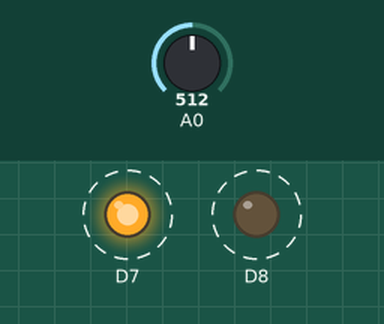
This sketch was run on a simulated ESP8266 (NodeMCU). Parts: output pins drawn as LEDs (lit = HIGH). Dashed ring = blinking. The inputs (shaded band) are chosen by the test bench; at power-on: A0 = 512. What the sketch prints to the serial monitor is not drawn.

Above: at 0.5 s.
Timing chart, 0 to 4.6 s (numbered marks = the images above):
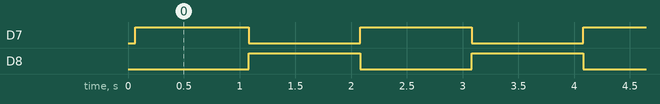

Measured:
- by itself, D7, D8: alternates HIGH for 1.0 s and LOW for 1.0 s

The sketch:

AnalogReadMultipleSensors.ino
```cpp
/* ========= PRODUCT INFORMATION  =========== */
#define FW_REVISION 4
#define FW_NAME "ESP8266 AnalogRead Multiple sensors"
/* -------------------- */

//V_ADC_STEP=3.3/1024 per NomeMCU A0
//V_ADC_STEP=1/1024 per ADC ESP-12
#define V_ADC_STEP  0.00322265625 // Volt per step ADC


/*
 Author: Emanuele Buchicchio
 Created on 07 August 2016
 https://github.com/emanbuc/ESP8266_AnalogRead.git
 http://blog.emanuelebuchicchio.com

*/

float analogValue1=0.00f;
float analogValue2=0.00f;

void setup() {
  Serial.begin(9600);
  delay(20);
  Serial.println("---- SERIAL TEST -----");
  Serial.print("FW Name: ");
  Serial.println(FW_NAME);
  Serial.print("FW Revision: ");
  Serial.println(FW_REVISION);
  pinMode(D7,OUTPUT);
  pinMode(D8,OUTPUT);
  digitalWrite(D7,LOW);
  digitalWrite(D8,LOW);

}

void loop() {
  Serial.print("AnalogRead Sensor1: ");
  digitalWrite(D7,HIGH);
  digitalWrite(D8,LOW);
  analogValue1 = analogRead(A0);
  Serial.print(analogValue1);
   Serial.print(" => ");
  Serial.print(analogValue1*V_ADC_STEP);
  Serial.println(" V");
  delay(1000);


  Serial.print("AnalogRead Sensor2: ");
  digitalWrite(D7,LOW);
  digitalWrite(D8,HIGH);
  analogValue2 = analogRead(A0);
  Serial.print(analogValue2);
  Serial.print(" => ");
  Serial.print(analogValue2*V_ADC_STEP);
  Serial.println(" V");

  delay(1000);
}
```
